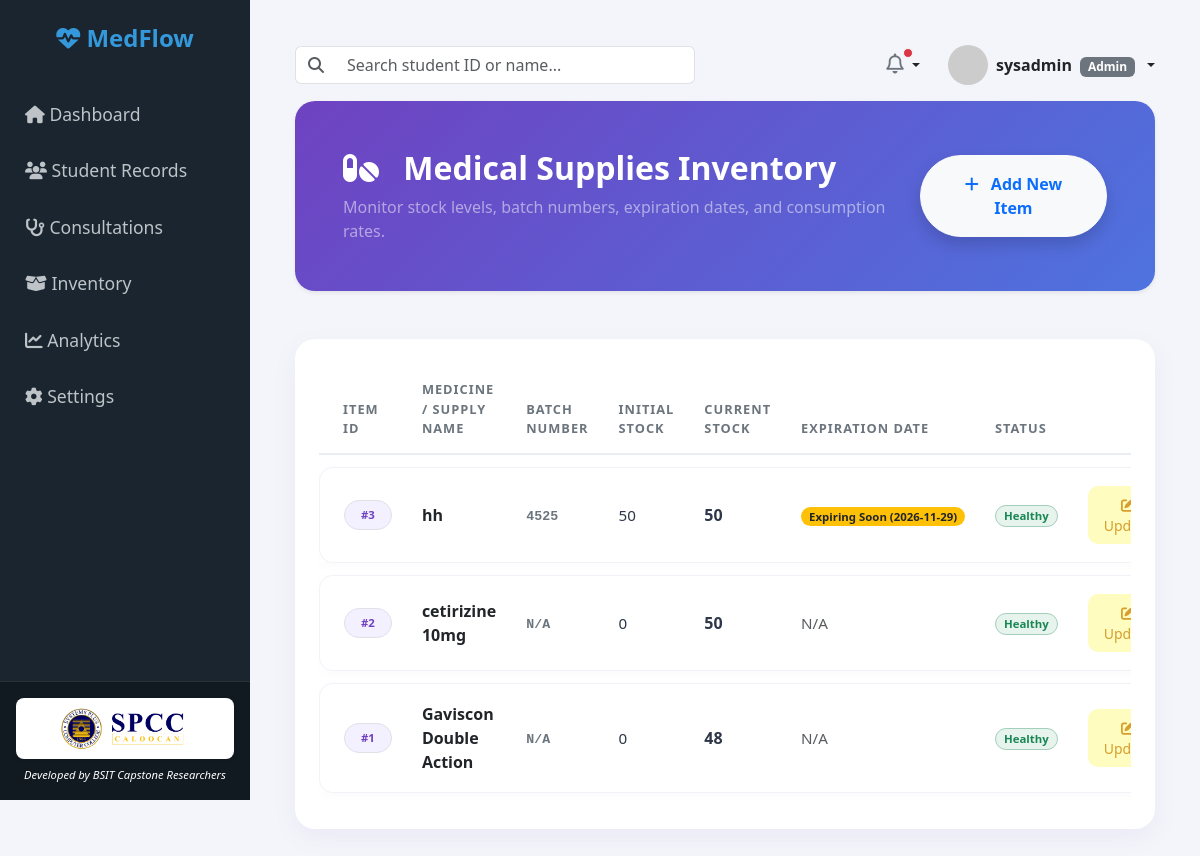
The app's page /modules/inventory/index.php (signed in) with its own data.
### tables this page shows
CREATE TABLE IF NOT EXISTS `inventory` (
  `item_id` int NOT NULL AUTO_INCREMENT,
  `item_name` varchar(100) NOT NULL,
  `batch_number` varchar(100) DEFAULT NULL,
  `current_stock` int NOT NULL DEFAULT '0',
  `initial_stock` int DEFAULT '0',
  `expiration_date` date DEFAULT NULL,
  `reorder_level` int NOT NULL DEFAULT '0',
  `daily_consumption_rate` decimal(5,2) DEFAULT '0.00',
  PRIMARY KEY (`item_id`)
);

### modules/inventory/index.php (the view, shortened to what this page needs)
<?php
require_once '../../includes/db_connect.php';
?>
<!DOCTYPE html>
<html lang="en">
<head>
    <link href="https://cdn.jsdelivr.net/npm/bootstrap@5.3.0/dist/css/bootstrap.min.css" rel="stylesheet">
    <link rel="stylesheet" href="https://cdnjs.cloudflare.com/ajax/libs/font-awesome/6.4.0/css/all.min.css">
</head>
<body>
    <?php include '../../includes/sidebar.php'; ?>
    <div class="main-content">
        <?php include '../../includes/topbar.php'; ?>
        <div class="card bg-gradient-purple p-5 mb-5 shadow-sm mt-3">
            <div class="d-flex justify-content-between align-items-center">
                <div>
                    <h2 class="fw-bold mb-2 text-white"><i class="fa-solid fa-pills me-3"></i> Medical Supplies Inventory</h2>
                    <p class="text-white-50 fs-6 mb-0">Monitor stock levels, batch numbers, expiration dates, and consumption rates.</p>
                </div>
                <a href="create.php" class="btn btn-light fw-bold px-4 py-3 shadow text-primary rounded-pill">
                    <i class="fa-solid fa-plus me-2"></i> Add New Item
                </a>
            </div>
        </div>
        <div class="card p-4">
            <div class="table-responsive">
                <table class="table align-middle mb-0">
                    <thead>
                        <tr>
                            <th class="ps-4">Item ID</th>
                            <th>Medicine / Supply Name</th>
                            <th>Batch Number</th>
                            <th>Initial Stock</th>
                            <th>Current Stock</th>
                            <th>Expiration Date</th>
                            <th>Status</th>
                            <th class="text-end pe-4">Action</th>
                        </tr>
                    </thead>
                    <tbody>
                        <?php
                        try {
                            $stmt = $pdo->query("SELECT * FROM inventory ORDER BY item_id DESC");
                            if ($stmt->rowCount() > 0) {
                                $today = date('Y-m-d');
                                $warning_date = date('Y-m-d', strtotime('+30 days'));
                                while ($row = $stmt->fetch(PDO::FETCH_ASSOC)) {
                                    $stock = (int)$row['current_stock'];
                                    $initial = (int)($row['initial_stock'] ?? 0);
                                    $reorder = (int)$row['reorder_level'];
                                    $batch = !empty($row['batch_number']) ? $row['batch_number'] : 'N/A';
                                    $expiry = $row['expiration_date'] ?? null;
                                    if ($stock <= $reorder) {
                                        $stockBadge = "<span class='badge bg-danger bg-opacity-10 text-danger border border-danger-subtle px-2 py-1 rounded-pill fw-semibold'>Low Stock</span>";
                                    } else {
                                        $stockBadge = "<span class='badge bg-success bg-opacity-10 text-success border border-success-subtle px-2 py-1 rounded-pill fw-semibold'>Healthy</span>";
                                    }
                                    $expiryBadge = "<span class='text-muted'>N/A</span>";
                                    if (!empty($expiry)) {
                                        if ($expiry < $today) {
                                            $expiryBadge = "<span class='badge bg-danger px-2 py-1 rounded-pill'>Expired ($expiry)</span>";
                                        } elseif ($expiry <= $warning_date) {
                                            $expiryBadge = "<span class='badge bg-warning text-dark px-2 py-1 rounded-pill'>Expiring Soon ($expiry)</span>";
                                        } else {
                                            $expiryBadge = "<span class='text-dark fw-medium'>$expiry</span>";
                                        }
                                    }
                                    echo "<tr>";
                                    echo "<td class='ps-4'><span class='badge bg-purple bg-opacity-10 text-purple border px-3 py-2 rounded-pill fw-semibold' style='background-color: #f3f0ff !important; color: #6f42c1 !important;'>#" . htmlspecialchars($row['item_id']) . "</span></td>";
                                    echo "<td><strong class='text-dark fs-6'>" . htmlspecialchars($row['item_name']) . "</strong></td>";
                                    echo "<td><code class='text-secondary fw-bold'>" . htmlspecialchars($batch) . "</code></td>";
                                    echo "<td>" . $initial . "</td>";
                                    echo "<td><span class='fw-bold fs-6'>" . $stock . "</span></td>";
                                    echo "<td>{$expiryBadge}</td>";
                                    echo "<td>{$stockBadge}</td>";
                                    echo "<td class='text-end pe-4'>
                                            <div class='d-flex justify-content-end gap-2'>
                                                <a href='edit.php?id=" . $row['item_id'] . "' class='btn btn-sm btn-action-edit px-3 py-2' title='Update Item'>
                                                    <i class='fa-solid fa-pen-to-square'></i> Update
                                                </a>
                                                <a href='delete.php?id=" . $row['item_id'] . "' class='btn btn-sm btn-action-delete px-3 py-2' title='Delete Item' onclick='return confirm(\"Are you sure you want to delete this inventory item?\");'>
                                                    <i class='fa-solid fa-trash'></i>
                                                </a>
                                            </div>
                                          </td>";
                                    echo "</tr>";
                                }
                            } else {
                                echo "<tr><td colspan='8' class='text-center text-muted py-5'>
                                        <i class='fa-solid fa-boxes-stacked fa-3x mb-3 text-secondary opacity-25'></i>
                                        <p class='mb-0 fw-medium'>No inventory items found.</p>
                                      </td></tr>";
                            }
                        } catch (PDOException $e) {
                            echo "<tr><td colspan='8' class='text-center text-danger py-4'>Error loading inventory data: " . htmlspecialchars($e->getMessage()) . "</td></tr>";
                        }
                        ?>
                    </tbody>
                </table>
            </div>
        </div>
    </div>
</body>
</html>

### modules/inventory/index.php (style rules this page uses)
body { background-color: #f4f5fa; font-family: 'Segoe UI', Tahoma, Geneva, Verdana, sans-serif; overflow-x: hidden; }
.main-content { margin-left: 250px; padding: 45px; width: calc(100% - 250px); }
.card { border: none; border-radius: 20px; box-shadow: 0 8px 25px rgba(111, 66, 193, 0.07); }
.bg-gradient-purple { background: linear-gradient(135deg, #6f42c1 0%, #4e73df 100%); color: white; border-radius: 20px; }
.table { border-collapse: separate; border-spacing: 0 12px; margin-top: -10px; }
.table thead th { background-color: transparent; color: #6c757d; font-weight: 700; text-transform: uppercase; font-size: 0.8rem; letter-spacing: 1px; border-bottom: 2px solid #eaedf2; padding: 15px 15px; }
.table tbody tr { background-color: #ffffff; box-shadow: 0 3px 10px rgba(0, 0, 0, 0.02); }
.table tbody td { padding: 18px 15px; color: #2d3748; vertical-align: middle; font-size: 0.95rem; border-top: 1px solid #f1f3f8; border-bottom: 1px solid #f1f3f8; }
.table tbody td:first-child { border-left: 1px solid #f1f3f8; border-top-left-radius: 14px; border-bottom-left-radius: 14px; }
.table tbody td:last-child { border-right: 1px solid #f1f3f8; border-top-right-radius: 14px; border-bottom-right-radius: 14px; }
.btn-action-edit { background-color: #fefcbf; color: #d69e2e; border: none; border-radius: 10px; transition: all 0.2s; }

### records on screen
inventory: item_id "3", item_name "hh", batch_number "4525", initial_stock "50", current_stock "50", expiration_date "2026-11-29", reorder_level "Healthy"
inventory: item_id "2", item_name "cetirizine 10mg", batch_number "N/A", initial_stock "0", current_stock "50", reorder_level "Healthy"
inventory: item_id "1", item_name "Gaviscon Double Action", batch_number "N/A", initial_stock "0", current_stock "48", reorder_level "Healthy"

### other values on screen
$_SESSION['username'] "sysadmin"
$_SESSION['role'] "Admin"
